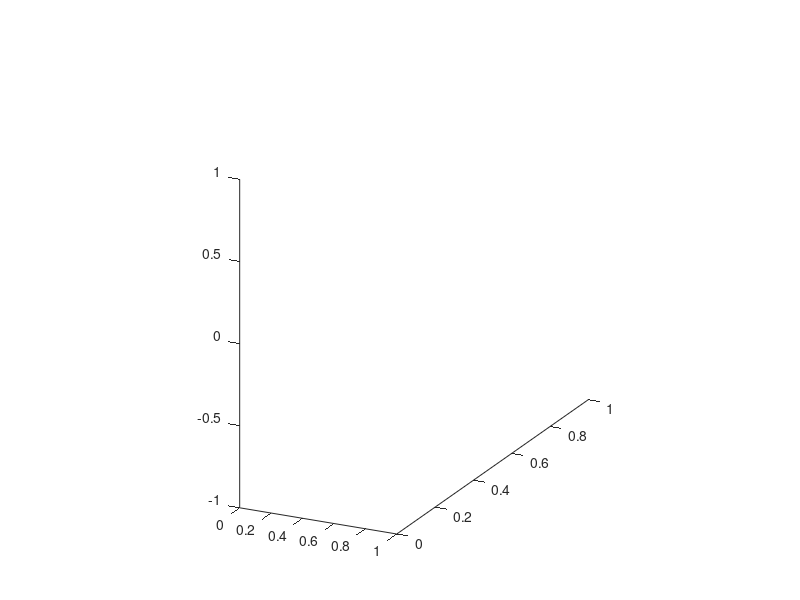

Recreate this plot in MATLAB.
function l = mylight

view(26,20);
%view(-26,20);
axis tight ;
daspect([1,.4,1])

%l = light('position',[180 130 90]);
l = light('position',[180 130 90]);
lighting gouraud;
rotate3d;
